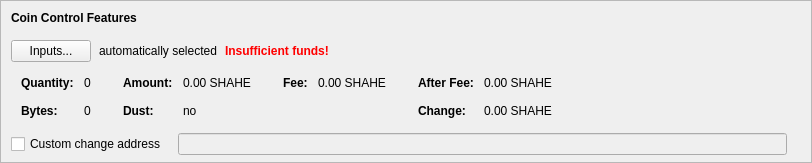
      <widget class="QFrame" name="frameCoinControl">
       <property name="sizePolicy">
        <sizepolicy hsizetype="Expanding" vsizetype="Fixed">
         <horstretch>0</horstretch>
         <verstretch>0</verstretch>
        </sizepolicy>
       </property>
       <property name="maximumSize">
        <size>
         <width>16777215</width>
         <height>16777215</height>
        </size>
       </property>
       <property name="frameShape">
        <enum>QFrame::StyledPanel</enum>
       </property>
       <property name="frameShadow">
        <enum>QFrame::Sunken</enum>
       </property>
       <layout class="QVBoxLayout" name="verticalLayoutCoinControl2">
        <property name="spacing">
         <number>0</number>
        </property>
        <property name="leftMargin">
         <number>0</number>
        </property>
        <property name="topMargin">
         <number>0</number>
        </property>
        <property name="rightMargin">
         <number>0</number>
        </property>
        <property name="bottomMargin">
         <number>6</number>
        </property>
        <item>
         <layout class="QVBoxLayout" name="verticalLayoutCoinControl" stretch="0,0,0,0,0">
          <property name="spacing">
           <number>0</number>
          </property>
          <property name="leftMargin">
           <number>10</number>
          </property>
          <property name="topMargin">
           <number>10</number>
          </property>
          <item>
           <layout class="QHBoxLayout" name="horizontalLayoutCoinControl1">
            <property name="bottomMargin">
             <number>15</number>
            </property>
            <item>
             <widget class="QLabel" name="labelCoinControlFeatures">
              <property name="sizePolicy">
               <sizepolicy hsizetype="Preferred" vsizetype="Maximum">
                <horstretch>0</horstretch>
                <verstretch>0</verstretch>
               </sizepolicy>
              </property>
              <property name="font">
               <font>
                <weight>75</weight>
                <bold>true</bold>
               </font>
              </property>
              <property name="styleSheet">
               <string notr="true">font-weight:bold;</string>
              </property>
              <property name="text">
               <string>Coin Control Features</string>
              </property>
             </widget>
            </item>
           </layout>
          </item>
          <item>
           <layout class="QHBoxLayout" name="horizontalLayoutCoinControl2" stretch="0,0,0,0">
            <property name="spacing">
             <number>8</number>
            </property>
            <property name="bottomMargin">
             <number>10</number>
            </property>
            <item>
             <widget class="QPushButton" name="pushButtonCoinControl">
              <property name="styleSheet">
               <string notr="true"/>
              </property>
              <property name="text">
               <string>Inputs...</string>
              </property>
              <property name="autoDefault">
               <bool>false</bool>
              </property>
             </widget>
            </item>
            <item>
             <widget class="QLabel" name="labelCoinControlAutomaticallySelected">
              <property name="text">
               <string>automatically selected</string>
              </property>
              <property name="margin">
               <number>5</number>
              </property>
             </widget>
            </item>
            <item>
             <widget class="QLabel" name="labelCoinControlInsuffFunds">
              <property name="font">
               <font>
                <weight>75</weight>
                <bold>true</bold>
               </font>
              </property>
              <property name="styleSheet">
               <string notr="true">color:red;font-weight:bold;</string>
              </property>
              <property name="text">
               <string>Insufficient funds!</string>
              </property>
              <property name="margin">
               <number>5</number>
              </property>
             </widget>
            </item>
            <item>
             <spacer name="horizontalSpacerCoinControl">
              <property name="orientation">
               <enum>Qt::Horizontal</enum>
              </property>
              <property name="sizeHint" stdset="0">
               <size>
                <width>40</width>
                <height>1</height>
               </size>
              </property>
             </spacer>
            </item>
           </layout>
          </item>
          <item>
           <widget class="QWidget" name="widgetCoinControl" native="true">
            <property name="sizePolicy">
             <sizepolicy hsizetype="Preferred" vsizetype="Preferred">
              <horstretch>0</horstretch>
              <verstretch>0</verstretch>
             </sizepolicy>
            </property>
            <property name="minimumSize">
             <size>
              <width>0</width>
              <height>0</height>
             </size>
            </property>
            <property name="styleSheet">
             <string notr="true"/>
            </property>
            <layout class="QHBoxLayout" name="horizontalLayoutCoinControl5">
             <property name="leftMargin">
              <number>0</number>
             </property>
             <property name="topMargin">
              <number>0</number>
             </property>
             <property name="rightMargin">
              <number>0</number>
             </property>
             <property name="bottomMargin">
              <number>0</number>
             </property>
             <item>
              <layout class="QHBoxLayout" name="horizontalLayoutCoinControl3" stretch="0,0,0,1">
               <property name="spacing">
                <number>20</number>
               </property>
               <property name="topMargin">
                <number>0</number>
               </property>
               <property name="bottomMargin">
                <number>10</number>
               </property>
               <item>
                <layout class="QFormLayout" name="formLayoutCoinControl1">
                 <property name="horizontalSpacing">
                  <number>10</number>
                 </property>
                 <property name="verticalSpacing">
                  <number>14</number>
                 </property>
                 <property name="leftMargin">
                  <number>10</number>
                 </property>
                 <property name="topMargin">
                  <number>4</number>
                 </property>
                 <property name="rightMargin">
                  <number>6</number>
                 </property>
                 <item row="0" column="0">
                  <widget class="QLabel" name="labelCoinControlQuantityText">
                   <property name="font">
                    <font>
                     <weight>75</weight>
                     <bold>true</bold>
                    </font>
                   </property>
                   <property name="text">
                    <string>Quantity:</string>
                   </property>
                   <property name="margin">
                    <number>0</number>
                   </property>
                  </widget>
                 </item>
                 <item row="0" column="1">
                  <widget class="QLabel" name="labelCoinControlQuantity">
                   <property name="cursor">
                    <cursorShape>IBeamCursor</cursorShape>
                   </property>
                   <property name="contextMenuPolicy">
                    <enum>Qt::ActionsContextMenu</enum>
                   </property>
                   <property name="text">
                    <string notr="true">0</string>
                   </property>
                   <property name="margin">
                    <number>0</number>
                   </property>
                   <property name="textInteractionFlags">
                    <set>Qt::LinksAccessibleByMouse|Qt::TextSelectableByKeyboard|Qt::TextSelectableByMouse</set>
                   </property>
                  </widget>
                 </item>
                 <item row="1" column="0">
                  <widget class="QLabel" name="labelCoinControlBytesText">
                   <property name="font">
                    <font>
                     <weight>75</weight>
                     <bold>true</bold>
                    </font>
                   </property>
                   <property name="text">
                    <string>Bytes:</string>
                   </property>
                  </widget>
                 </item>
                 <item row="1" column="1">
                  <widget class="QLabel" name="labelCoinControlBytes">
                   <property name="cursor">
                    <cursorShape>IBeamCursor</cursorShape>
                   </property>
                   <property name="contextMenuPolicy">
                    <enum>Qt::ActionsContextMenu</enum>
                   </property>
                   <property name="text">
                    <string notr="true">0</string>
                   </property>
                   <property name="textInteractionFlags">
                    <set>Qt::LinksAccessibleByMouse|Qt::TextSelectableByKeyboard|Qt::TextSelectableByMouse</set>
                   </property>
                  </widget>
                 </item>
                </layout>
               </item>
               <item>
                <layout class="QFormLayout" name="formLayoutCoinControl2">
                 <property name="horizontalSpacing">
                  <number>10</number>
                 </property>
                 <property name="verticalSpacing">
                  <number>14</number>
                 </property>
                 <property name="leftMargin">
                  <number>6</number>
                 </property>
                 <property name="topMargin">
                  <number>4</number>
                 </property>
                 <property name="rightMargin">
                  <number>6</number>
                 </property>
                 <item row="0" column="0">
                  <widget class="QLabel" name="labelCoinControlAmountText">
                   <property name="font">
                    <font>
                     <weight>75</weight>
                     <bold>true</bold>
                    </font>
                   </property>
                   <property name="text">
                    <string>Amount:</string>
                   </property>
                   <property name="margin">
                    <number>0</number>
                   </property>
                  </widget>
                 </item>
                 <item row="0" column="1">
                  <widget class="QLabel" name="labelCoinControlAmount">
                   <property name="cursor">
                    <cursorShape>IBeamCursor</cursorShape>
                   </property>
                   <property name="contextMenuPolicy">
                    <enum>Qt::ActionsContextMenu</enum>
                   </property>
                   <property name="text">
                    <string notr="true">0.00 SHAHE</string>
                   </property>
                   <property name="textInteractionFlags">
                    <set>Qt::LinksAccessibleByMouse|Qt::TextSelectableByKeyboard|Qt::TextSelectableByMouse</set>
                   </property>
                  </widget>
                 </item>
                 <item row="1" column="0">
                  <widget class="QLabel" name="labelCoinControlLowOutputText">
                   <property name="font">
                    <font>
                     <weight>75</weight>
                     <bold>true</bold>
                    </font>
                   </property>
                   <property name="text">
                    <string>Dust:</string>
                   </property>
                  </widget>
                 </item>
                 <item row="1" column="1">
                  <widget class="QLabel" name="labelCoinControlLowOutput">
                   <property name="cursor">
                    <cursorShape>IBeamCursor</cursorShape>
                   </property>
                   <property name="contextMenuPolicy">
                    <enum>Qt::ActionsContextMenu</enum>
                   </property>
                   <property name="text">
                    <string notr="true">no</string>
                   </property>
                   <property name="textInteractionFlags">
                    <set>Qt::LinksAccessibleByMouse|Qt::TextSelectableByKeyboard|Qt::TextSelectableByMouse</set>
                   </property>
                  </widget>
                 </item>
                </layout>
               </item>
               <item>
                <layout class="QFormLayout" name="formLayoutCoinControl3">
                 <property name="horizontalSpacing">
                  <number>10</number>
                 </property>
                 <property name="verticalSpacing">
                  <number>14</number>
                 </property>
                 <property name="leftMargin">
                  <number>6</number>
                 </property>
                 <property name="topMargin">
                  <number>4</number>
                 </property>
                 <property name="rightMargin">
                  <number>6</number>
                 </property>
                 <item row="0" column="0">
                  <widget class="QLabel" name="labelCoinControlFeeText">
                   <property name="font">
                    <font>
                     <weight>75</weight>
                     <bold>true</bold>
                    </font>
                   </property>
                   <property name="text">
                    <string>Fee:</string>
                   </property>
                   <property name="margin">
                    <number>0</number>
                   </property>
                  </widget>
                 </item>
                 <item row="0" column="1">
                  <widget class="QLabel" name="labelCoinControlFee">
                   <property name="cursor">
                    <cursorShape>IBeamCursor</cursorShape>
                   </property>
                   <property name="contextMenuPolicy">
                    <enum>Qt::ActionsContextMenu</enum>
                   </property>
                   <property name="text">
                    <string notr="true">0.00 SHAHE</string>
                   </property>
                   <property name="textInteractionFlags">
                    <set>Qt::LinksAccessibleByMouse|Qt::TextSelectableByKeyboard|Qt::TextSelectableByMouse</set>
                   </property>
                  </widget>
                 </item>
                </layout>
               </item>
               <item>
                <layout class="QFormLayout" name="formLayoutCoinControl4">
                 <property name="horizontalSpacing">
                  <number>10</number>
                 </property>
                 <property name="verticalSpacing">
                  <number>14</number>
                 </property>
                 <property name="leftMargin">
                  <number>6</number>
                 </property>
                 <property name="topMargin">
                  <number>4</number>
                 </property>
                 <property name="rightMargin">
                  <number>6</number>
                 </property>
                 <item row="0" column="0">
                  <widget class="QLabel" name="labelCoinControlAfterFeeText">
                   <property name="font">
                    <font>
                     <weight>75</weight>
                     <bold>true</bold>
                    </font>
                   </property>
                   <property name="text">
                    <string>After Fee:</string>
                   </property>
                   <property name="margin">
                    <number>0</number>
                   </property>
                  </widget>
                 </item>
                 <item row="0" column="1">
                  <widget class="QLabel" name="labelCoinControlAfterFee">
                   <property name="cursor">
                    <cursorShape>IBeamCursor</cursorShape>
                   </property>
                   <property name="contextMenuPolicy">
                    <enum>Qt::ActionsContextMenu</enum>
                   </property>
                   <property name="text">
                    <string notr="true">0.00 SHAHE</string>
                   </property>
                   <property name="textInteractionFlags">
                    <set>Qt::LinksAccessibleByMouse|Qt::TextSelectableByKeyboard|Qt::TextSelectableByMouse</set>
                   </property>
                  </widget>
                 </item>
                 <item row="1" column="0">
                  <widget class="QLabel" name="labelCoinControlChangeText">
                   <property name="font">
                    <font>
                     <weight>75</weight>
                     <bold>true</bold>
                    </font>
                   </property>
                   <property name="text">
                    <string>Change:</string>
                   </property>
                  </widget>
                 </item>
                 <item row="1" column="1">
                  <widget class="QLabel" name="labelCoinControlChange">
                   <property name="cursor">
                    <cursorShape>IBeamCursor</cursorShape>
                   </property>
                   <property name="contextMenuPolicy">
                    <enum>Qt::ActionsContextMenu</enum>
                   </property>
                   <property name="text">
                    <string notr="true">0.00 SHAHE</string>
                   </property>
                   <property name="textInteractionFlags">
                    <set>Qt::LinksAccessibleByMouse|Qt::TextSelectableByKeyboard|Qt::TextSelectableByMouse</set>
                   </property>
                  </widget>
                 </item>
                </layout>
               </item>
              </layout>
             </item>
            </layout>
           </widget>
          </item>
          <item>
           <layout class="QHBoxLayout" name="horizontalLayoutCoinControl4" stretch="0,0,0">
            <property name="spacing">
             <number>12</number>
            </property>
            <property name="sizeConstraint">
             <enum>QLayout::SetDefaultConstraint</enum>
            </property>
            <property name="topMargin">
             <number>5</number>
            </property>
            <property name="rightMargin">
             <number>5</number>
            </property>
            <item>
             <widget class="QCheckBox" name="checkBoxCoinControlChange">
              <property name="toolTip">
               <string>If this is activated, but the change address is empty or invalid, change will be sent to a newly generated address.</string>
              </property>
              <property name="text">
               <string>Custom change address</string>
              </property>
             </widget>
            </item>
            <item>
             <widget class="QValidatedLineEdit" name="lineEditCoinControlChange">
              <property name="enabled">
               <bool>false</bool>
              </property>
              <property name="sizePolicy">
               <sizepolicy hsizetype="Expanding" vsizetype="Fixed">
                <horstretch>0</horstretch>
                <verstretch>0</verstretch>
               </sizepolicy>
              </property>
             </widget>
            </item>
            <item>
             <widget class="QLabel" name="labelCoinControlChangeLabel">
              <property name="sizePolicy">
               <sizepolicy hsizetype="Preferred" vsizetype="Expanding">
                <horstretch>0</horstretch>
                <verstretch>0</verstretch>
               </sizepolicy>
              </property>
              <property name="minimumSize">
               <size>
                <width>0</width>
                <height>0</height>
               </size>
              </property>
              <property name="text">
               <string/>
              </property>
              <property name="margin">
               <number>3</number>
              </property>
             </widget>
            </item>
           </layout>
          </item>
          <item>
           <spacer name="verticalSpacerCoinControl">
            <property name="orientation">
             <enum>Qt::Vertical</enum>
            </property>
            <property name="sizeHint" stdset="0">
             <size>
              <width>800</width>
              <height>1</height>
             </size>
            </property>
           </spacer>
          </item>
         </layout>
        </item>
       </layout>
      </widget>
